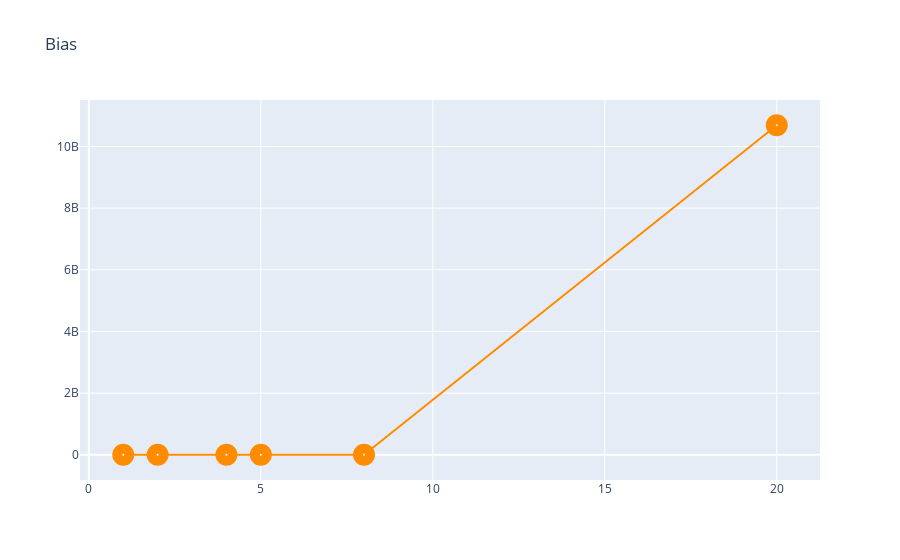

Here is the notebook cell this chart was saved with:
### Markdown cell above
## 16.2. Potting Bias

### Code cell
plt.figure(figsize=(10,10))
Bias = go.Scatter(x=metrics_df.degree,
                    y=metrics_df.bias,
                    name = "Bias",
                    line = dict(color = 'darkorange'),
                    opacity = 1,
                    marker=dict(
                        color='white',
                        size=10,
                        line=dict(
                            width=12
                        )))

layout2 = dict(title='Bias',)

fig = dict(data=[Bias], layout=layout2)

iplot(fig)

### Figure 1 — Plotly figure (JSON) as saved in the notebook; plotly's stock layout.template omitted (floating-point values rounded to 4 significant figures)
{"data": [{"line": {"color": "darkorange"}, "marker": {"color": "white", "line": {"width": 12}, "size": 10}, "name": "Bias", "opacity": 1, "type": "scatter", "x": [1.0, 2.0, 4.0, 5.0, 8.0, 20.0], "y": [3754.0, 4582.0, 4542.0, 6539.0, 12730.0, 10690000000.0]}], "layout": {"title": {"text": "Bias"}}}
